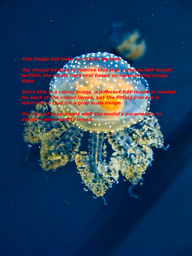
#> input picture Part2/Amazing_jellyfish_corrupted_by_text.tif, 192 x 256 px, shrunk from 768 x 1024 before the run
$ python rbf_image_inpainting.py
#> lines starting #> are read from the running program, lines starting #| are printed output that depends on the picture
### Part2/rbf_regression.py
import numpy as np

class RBFRegression():
    def __init__(self, centers, widths):
        """ This class represents a radial basis function regression model.

        TODO: You will need to implement the methods of this class:
        - predict(X): ndarray -> ndarray
        - fit_with_l2_regularization(train_X, train_Y, l2_coef): ndarray, float -> None

        Args:
        - centers (ndarray (Shape: (K, 2))): A Kx2 matrix corresponding to the
                                           centers of the 2D radial basis functions.
                                 _rbf_2d          NOTE: This determines the number of parameters.
        - widths (ndarray (Shape: (K, 1))): A K-column vector corresponding to the
                                            widths of the radial basis functions.
                                            NOTE: We are assuming the function is isotropic.
        """
        assert centers.shape[0] == widths.shape[0], f"The number of centers and widths must match. (Centers: {centers.shape[0]}, Widths: {widths.shape[0]})"
        assert centers.shape[1] == 2, f"Each center should have two components. (Centers: {centers.shape[1]})"
        assert widths.shape[1] == 1, f"Each width should have one component. (Widths: {widths.shape[1]})"
        self.centers = centers
        self.widths = widths
        self.K = centers.shape[0]

        # Remember that we have K weights and 1 bias.
        self.parameters = np.ones((self.K + 1, 1), dtype=float)

    def _rbf_2d(self, X, rbf_i):
        """ This private method computes the output of the i'th 2D radial basis function given the inputs.
        Args:
        - X (ndarray (Shape: (N, 2))): A Nx2 matrix consisting N 2D input data.
        - rbf_i (int): The i'th radial basis function. NOTE: 0 <= rbf_i < K

        Output:
        - ndarray (Shape: (N, 1)): A N-column vector consisting N scalar output data.
        """
        assert 0 <= rbf_i < self.K

        # Retrieve the center and the width of the radial basis function
        rbf_center = self.centers[[rbf_i]]
        rbf_width = self.widths[[rbf_i]]

        # Compute the squared difference between X and the RBF center
        X_diff = np.sum(np.square(X - rbf_center), axis=1, keepdims=True)

        # Compute the RBF output
        z = np.exp(-X_diff / (2 * np.square(rbf_width)))
        return z

    def predict(self, X):
        """ This method predicts the output of the given input data using the model parameters.
        Recall that the RBF model is defined as:

        Given a single scalar input x,
        f(x) = w_0 + w_1 * b_0(x) + w_2 * b_1(x) + ... + w_K * b_K(x),
        where b_i is the i'th radial basis function.

        TODO: You will need to implement the above function and handle multiple 2D inputs,
              formatted as a Nx2 matrix.

        NOTE: You must not iterate through inputs.
        HINT: You can use self._rbf_2d to compute b_i(X).

        Args:
        - X (ndarray (Shape: (N, 2))): A Nx2 matrix consisting N 2D input data.

        Output:
        - ndarray (shape: (N, 1)): A N-column vector consisting N scalar output data.

        ASIDE: Do you see a way to do this without any loop at all?
        """
        assert X.shape[1] == 2, f"Each input should contain two components. Got: {X.shape[1]}"

        # ====================================================
        # TODO: Implement your solution within the box
        k = self.K

        fx = np.zeros((X.shape[0], 1)) + self.parameters[0]

        for i in range(0, k):
            fx = fx + self._rbf_2d(X, i) * self.parameters[i+1]

        return fx
        # ====================================================

    def fit_with_l2_regularization(self, train_X, train_Y, l2_coef):
        """ This method fits the model parameters, given the training inputs and outputs.

        Recall that the optimal parameters are:
        parameters = (X^{T}X + l2_coef*I)^{-1}X^{T}Y

        TODO: You will need to replace self.parameters to the optimal parameters. Remember that the shape
              of the self.parameters is (K + 1, 1), where the first entry is the bias

        NOTE: Do not forget that we are using radial basis functions!

        Args:
        - train_X (ndarray (shape: (N, 2))): A Nx2 matrix consisting N 2D training inputs.
        - train_Y (ndarray (shape: (N, 1))): A N-column vector consisting N scalar training outputs.
        - l2_coef (float): The lambda term that decides how much regularization we want.
        """
        assert train_X.shape[0] == train_Y.shape[0], f"Number of inputs and outputs are different. (train_X: {train_X.shape[0]}, train_Y: {train_Y.shape[0]})"
        assert train_X.shape[1] == 2, f"Each input should contain two components. Got: {train_X.shape[1]}"
        assert train_Y.shape[1] == 1, f"Each output should contain 1 component. Got: {train_Y.shape[1]}"

        # ====================================================
        # TODO: Implement your solution within the box
        K = self.K

        # have to generate B
        B = np.concatenate([self._rbf_2d(train_X, i) for i in range(0, K)], axis=1)

        pad_B = np.hstack((np.ones((B.shape[0], 1)), B))

        bTb = np.matmul(pad_B.T, pad_B)
        identity = l2_coef * np.identity(bTb.shape[0])
        inverse = np.linalg.inv(bTb + identity)
        inverseB = np.matmul(inverse, pad_B.T)
        parameters = np.matmul(inverseB, train_Y)

        self.parameters = parameters
        # ====================================================

        assert self.parameters.shape == (self.K + 1, 1)


# [21 lines that do not run on import are left out]

### Part2/rbf_image_inpainting.py
"""

This script performs image inpainting using RBF regression.
You can specify the colour to be filled in.
For example, you may want to refill the colour red (i.e. rgb = (255, 0, 0)).

In particular, this script does the following:
1. User chooses a colour to fill in (the red text in this case)
2. Iterate through each patch (The image is partitioned into disjoint patches)
    2.1: Identify pixels that are similar to the fill in pixel (euclidean distance).
    2.2: Train RBF using the different pixels. This will give us the weights for each basis function.
    2.3: Evaluate RBF by filling in the similar pixels using the weights trained.

NOTE: We assume all radial basis functions are equally spaced, with the same widths.
      This is not always the case.
"""

import matplotlib.image as mpimg
import numpy as np
import os

from rbf_regression import RBFRegression

def RBF_image_inpainting(image_name, fill_rgb, spacing, width, l2_coef, patch_size=25, tolerance=0.1):
    """ This performs image inpainting using RBF regression.
    Args:
    - image_name (str): The name of the image to be inpainted.
    - fill_rgb (list of 3 ints): The colour to be filled in RGB. NOTE: len(fill_rgb) == 3.
    - spacing (int): The spacing between each radial basis function center. NOTE: 1 <= spacing <= 9.
    - width (float): The width of the radial basis functions. NOTE: 1 <= width <= 2 * spacing.
    - l2_coef (float): The lambda term controlling the amount of regularization.
    - patch_size (int): The size of each image patch. NOTE: 1 <= patch_size
    - tolerance (float): The tolerance of treating the specified colour and fill in colour as similar.
    """
#> called with image_name = 'Amazing_jellyfish_corrupted_by_text.tif', fill_rgb = array of shape (3,), spacing = 3, width = 2, l2_coef = 0.5, patch_size = 25, tolerance = 0.1
    assert os.path.isfile(image_name), f"The image file {image_name} does not exist."
    assert len(fill_rgb) == 3 and all([0 <= element <= 255 for element in fill_rgb]), f"fill_rgb must be a list of 3 integers. Got: {fill_rgb}"
    assert 1 <= spacing <= 9, f"spacing must be between 1 and 9. Got: {spacing}"
    assert 1 <= width <= 2 * spacing, f"width must be between 1 and {2 * spacing}. Got: {width}"
    assert 1 <= patch_size, f"patch_size must be at least 1. Got: {patch_size}"

    CENTER_SPACING = spacing
    PATCH_SIZE = patch_size
    TOL = tolerance

    fill_rgb = fill_rgb.astype(np.float64) / 255

    # Read Images
    im = mpimg.imread(image_name)
#> im is the input picture: shape (256, 192, 3); mean R, G, B 37.7, 64.6, 93.4
    im = im.astype(float) / 255
    im_rec = im

    # Iterate through image patches
    # i corresponds to left-to-right
    # j corresponds to up-to-down
    for i in range(CENTER_SPACING+1,im.shape[1]-(PATCH_SIZE+CENTER_SPACING)+1,PATCH_SIZE):
        for j in range(CENTER_SPACING+1,im.shape[0]-(PATCH_SIZE+CENTER_SPACING)+1,PATCH_SIZE):
            # Splat RBFs over this image patch
            [XX,YY]=np.meshgrid(list(range(i-CENTER_SPACING,i+PATCH_SIZE+CENTER_SPACING+1,CENTER_SPACING)),
                                list(range(j-CENTER_SPACING,j+PATCH_SIZE+CENTER_SPACING+1,CENTER_SPACING)))

            # Construct the centers and the widths of RBFs
            # NOTE: We assume all centers are spreadout evenly and all widths to be the same
            centers = np.array((XX.flatten(), YY.flatten()), dtype=float).T
            num_centers = centers.shape[0]
            widths = np.ones(shape=(num_centers, 1), dtype=float) * width

            # Construct one model for each colour channel
            # Training is done below.
            red_model = RBFRegression(centers=centers, widths=widths)
            green_model = RBFRegression(centers=centers, widths=widths)
            blue_model = RBFRegression(centers=centers, widths=widths)

            # Grid of pixel coordinates helps to find the coordinates of pixels that we will fill in
            [XX,YY] = np.meshgrid(list(range(i,i+PATCH_SIZE+1)),list(range(j,j+PATCH_SIZE+1)))
            Pfill = np.array([XX.reshape(-1,order='F'), YY.reshape(-1,order='F')])
            patch_fill=im[j-1:j+PATCH_SIZE, i-1:i+PATCH_SIZE]

            # Uses squared distance to find indcies to be filled
            ref = patch_fill - fill_rgb
            ref = np.power(ref,2)
            ref = np.sum(ref,2)
            index_fill = np.argwhere(ref<=TOL)
            idx_fill = np.sort(index_fill[:,1]*ref.shape[0]+index_fill[:,0])

            # Grid of pixel coordinates helps to find the coordinates of pixels that we will use to train the RBF models
            [XX,YY] = np.meshgrid(list(range(i-CENTER_SPACING,i+PATCH_SIZE+CENTER_SPACING+1)),
                                  list(range(j-CENTER_SPACING,j+PATCH_SIZE+CENTER_SPACING+1)))
            P = np.array([XX.reshape(-1,order='F'), YY.reshape(-1,order='F')])

            patch=im[j-CENTER_SPACING-1:j+PATCH_SIZE+CENTER_SPACING, i-CENTER_SPACING-1:i+PATCH_SIZE+CENTER_SPACING]

            # Uses squared distance to find training data indicies
            ref = patch - fill_rgb
            ref = np.power(ref,2)
            ref = np.sum(ref,2)
            index_data = np.argwhere(ref>TOL)
            idx_data = np.sort(index_data[:,1]*ref.shape[0]+index_data[:,0])

            # If there are pixels that need to be filled, then we try to train the models and fill.
            # Otherwise, we use the original patch
            if (idx_fill.size>0):
                print('Reconstructing patch at selected color')
                if(idx_data.size <= num_centers):
                    print('Not enough pixels to estimate RBF model! copying patch\n')
                    patch_rec = patch_fill
                else:
                    # Valid locations for sampling pixels
                    PP = P[:,idx_data]

                    # Reconstruct each colour layer using a separate RBF model
                    # Red channel
                    patch_R=patch[:,:,0]
                    z_R = patch_R.reshape(patch_R.size,1, order='F')
                    z_R = z_R[idx_data]
                    red_model.fit_with_l2_regularization(PP.T, z_R, l2_coef)

                    #Green channel
                    patch_G=patch[:,:,1]
                    z_G = patch_G.reshape(patch_G.size,1, order='F')
                    z_G = z_G[idx_data]
                    green_model.fit_with_l2_regularization(PP.T, z_G, l2_coef)

                    #Blue channel
                    patch_B=patch[:,:,2]
                    z_B = patch_B.reshape(patch_B.size,1, order='F')
                    z_B = z_B[idx_data]
                    blue_model.fit_with_l2_regularization(PP.T, z_B, l2_coef)

                    # Reconstruct pixel values at fill-in locations
                    PP = Pfill[:,idx_fill].T
                    fill_R = red_model.predict(PP)
                    fill_G = green_model.predict(PP)
                    fill_B = blue_model.predict(PP)

                    # Assemble reconstructed patch
                    patch_rec=patch_fill
                    pr_R=patch_rec[:,:,0]
                    pr_G=patch_rec[:,:,1]
                    pr_B=patch_rec[:,:,2]
                    pr_R[index_fill[:,0],index_fill[:,1]]=np.squeeze(np.asarray(fill_R))
                    pr_G[index_fill[:,0],index_fill[:,1]]=np.squeeze(np.asarray(fill_G))
                    pr_B[index_fill[:,0],index_fill[:,1]]=np.squeeze(np.asarray(fill_B))
                    patch_rec[:,:,0]=pr_R
                    patch_rec[:,:,1]=pr_G
                    patch_rec[:,:,2]=pr_B
            else:
                print('Copying patch at %d--%d\n'%(i,j))
                patch_rec=patch_fill
            im_rec[j-1:j+PATCH_SIZE,i-1:i+PATCH_SIZE]=patch_rec
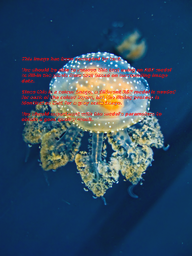
#> im_rec: shape (256, 192, 3) float64; mean R, G, B 0.146, 0.255, 0.368; drawn with min black and max white
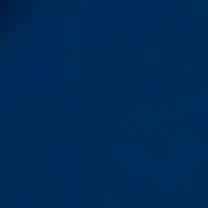
#> patch_rec: shape (26, 26, 3) float64 (shown 8 times larger); mean R, G, B 0.000499, 0.168, 0.348
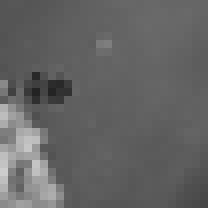
#> pr_B: shape (26, 26) float64 (shown 8 times larger); min 0.137, max 0.804, mean 0.392
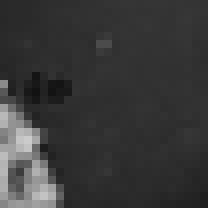
#> pr_G: shape (26, 26) float64 (shown 8 times larger); min 0.0706, max 0.796, mean 0.223
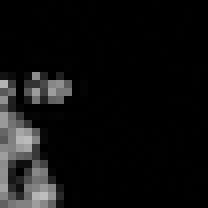
#> pr_R: shape (26, 26) float64 (shown 8 times larger); min 0, max 0.745, mean 0.0586

    return np.round(im_rec,4)


if __name__ == "__main__":
    import matplotlib.pyplot as plt
    image_name = 'Amazing_jellyfish_corrupted_by_text.tif'

    # The color need to be filled, you could modify it to suit your own test cases
    # The array specifies the RGB, integers ranging from 0 to 255.
    fill_rgb = np.array([255, 0, 0])
    spacing = 3
    width = 2
    l2_coef = 0.5

    im_rec = RBF_image_inpainting(image_name, fill_rgb, spacing, width, l2_coef)

    plt.imshow(im_rec)
    plt.show()
